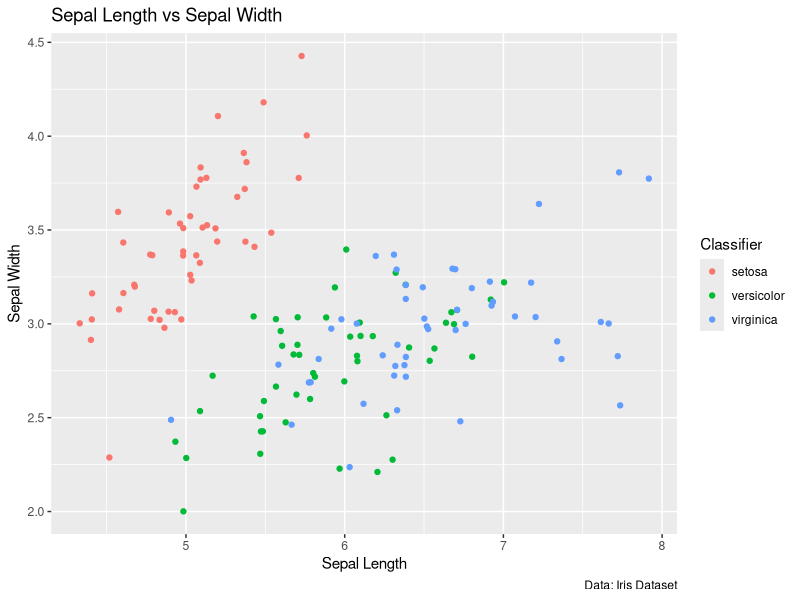
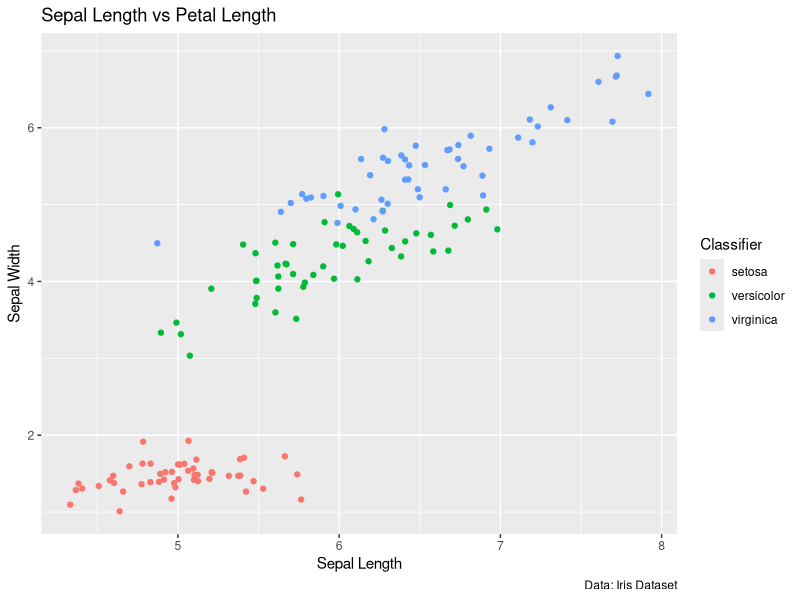

These charts were generated, in order, by the following R code:
library(tidyverse)

data <- iris

ggplot(data, aes(x=Sepal.Length, y=Sepal.Width, color=Species)) +
  geom_jitter() +
  labs(title="Sepal Length vs Sepal Width",
       caption="Data: Iris Dataset",
       x="Sepal Length",
       y="Sepal Width",
       colour="Classifier")

ggplot(data, aes(x=Sepal.Length, y=Petal.Length, color=Species)) + 
  geom_jitter() + 
  labs(title="Sepal Length vs Petal Length",
       caption="Data: Iris Dataset",
       x="Sepal Length",
       y="Sepal Width",
       colour="Classifier")

